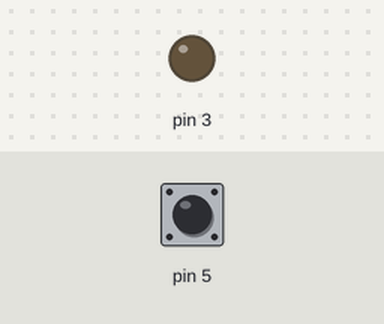
Simulated run of this sketch. Board: Arduino Uno, built with avr-gcc and run on an emulated ATmega328P. Parts: output pins drawn as LEDs (lit = HIGH). The test bench sets the inputs (shaded band); at power-on: pin 5 HIGH.

Above: at 1.2 s.
1.3 s: pin 5 pulled LOW for 0.15 s
At 1.37 s:
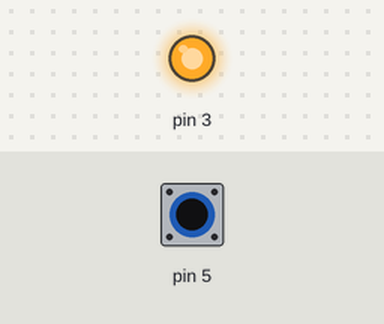
2.9 s: pin 5 pulled LOW for 3.2 s
At 6.4 s:
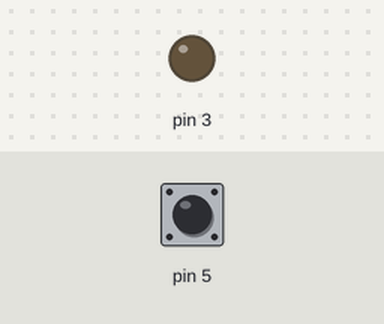
Timing chart, 0 to 7.9 s (numbered marks = the images above; inputs shaded):
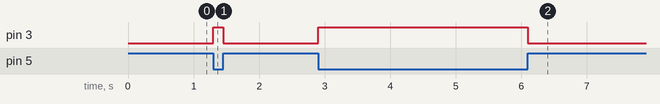

The sketch:

adfsss.ino
```cpp
void setup() {
  Serial.begin(9600);
  pinMode(3,OUTPUT);
  pinMode(5,INPUT_PULLUP);
}

void loop() {
  int button = digitalRead(5);

  if(button == 0){
    digitalWrite(3,HIGH);
  }else{
    digitalWrite(3,LOW);
  }
}
```

Measured:
- after the input at 1.3 s, pin 3: LOW → HIGH at once, → LOW 0.15 s later
- after the input at 2.9 s, pin 3: LOW → HIGH at once, → LOW 3.2 s later
